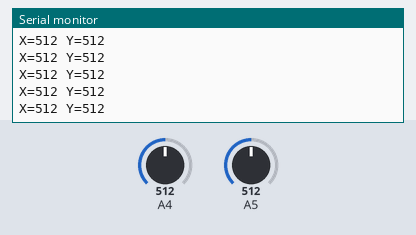
Simulated run of this sketch. Board: Arduino Uno, built with avr-gcc and run on an emulated ATmega328P. Parts: the last lines printed to the serial monitor. The inputs (shaded band) are chosen by the test bench; at power-on: A4 = 512, A5 = 512.

Above: at 1.2 s.
1.3 s: A4 set to 716
At 1.33 s:
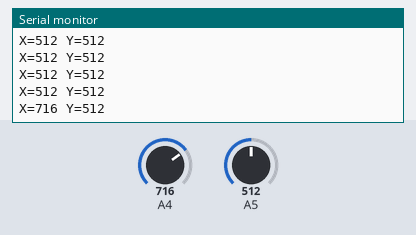
2.8 s: A5 set to 716
At 2.8 s:
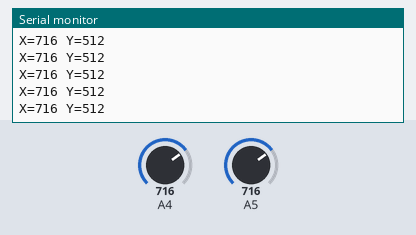
4.3 s: A4 set to 900
At 4.32 s:
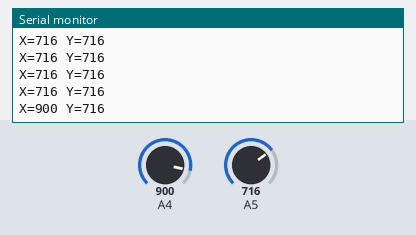
5.8 s: A5 set to 900
At 5.84 s:
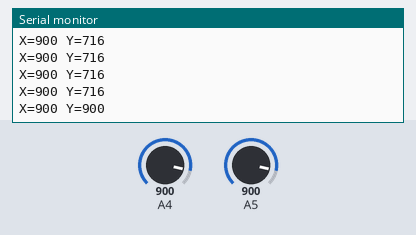
Timing chart, 0 to 8.3 s (numbered marks = the images above; inputs shaded):
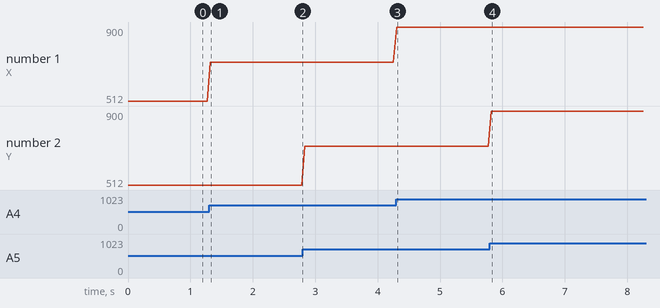

Measured:
- after the input at 1.3 s, the serial monitor: prints a new line at once (image 1)
- after the input at 4.3 s, the serial monitor: prints a new line at once (image 3)
- after the input at 5.8 s, the serial monitor: prints a new line at once (image 4)
- plotted number 1: 512 → 716 after the input at 1.3 s, 716 → 900 after the input at 4.3 s

The sketch:

Pixelboard.ino
```cpp
#include "Joystick.h"

Joystick stick(32, 34, 35); // SW, VRx, VRy (ADC1, WiFi-tauglich)

void setup() {
  Serial.begin(115200);
  Serial.println("Joystick-Test gestartet");
}

void loop() {
  stick.entprellen();

  if (stick.wurdeGedrueckt()) {
    Serial.println("Taster kurz gedrueckt");
  }

  if (stick.wurdeLangeGedrueckt()) {
    Serial.println("Taster lang gedrueckt");
  }

  Serial.print("X=");
  Serial.print(stick.leseX());
  Serial.print(" Y=");
  Serial.println(stick.leseY());

  delay(50);
}
```

Joystick.cpp
```cpp
#include "Joystick.h"

// Konstruktor für Taster
Taster::Taster(int tasterPin, unsigned long entprell) {
  pin = tasterPin;
  entprellZeit = entprell;
  letzterZustand = LOW;
  letzteZeit = 0;
  entprellterZustand = false;
  gedruecktMeldung = false;
  langeGedruecktMeldung = false;
  pinMode(pin, INPUT_PULLUP); // Pin als Input mit Pull-up setzen
}

// Entprellen des Tasters
void Taster::entprellen() {
  entprellterZustand = !digitalRead(pin); // Invertieren, da Pull-up verwendet wird

  // Prüfen, ob sich der Zustand geändert hat und ob die Entprellzeit überschritten ist
  if (entprellterZustand != letzterZustand && (millis() - letzteZeit) > entprellZeit) {
    letzteZeit = millis(); // letzte entprellte Zeit speichern

    // Wenn der Taster gedrückt wurde (Zustand HIGH)
    if (entprellterZustand == HIGH) {
      startZeit = millis(); // Startzeit des Drückens speichern
      gedruecktMeldung = false; // Rücksetzen für "wurdeGedrueckt"
      langeGedruecktMeldung = false; // Rücksetzen für "wurdeLangeGedrueckt"
    } else {
      // Wenn der Taster losgelassen wurde
      unsigned long gedruecktZeit = millis() - startZeit;

      if (gedruecktZeit >= 3000) {
        Serial.println("Taster lange gedrückt");
      } else {
        Serial.println("Taster kurz gedrückt");
      }
    }
  }
  letzterZustand = entprellterZustand;
}

// Prüfen, ob der Taster kurz gedrückt wurde
bool Taster::wurdeGedrueckt() {
  if (!entprellterZustand && !gedruecktMeldung) {
    unsigned long gedruecktZeit = millis() - startZeit;
    if (gedruecktZeit < 1000) {
      gedruecktMeldung = true; // Sicherstellen, dass diese Methode erst nach dem Loslassen TRUE liefert
      return true;
    }
  }
  return false;
}

// Prüfen, ob der Taster lange gedrückt wurde
bool Taster::wurdeLangeGedrueckt() {
  if (!entprellterZustand && !langeGedruecktMeldung) {
    unsigned long gedruecktZeit = millis() - startZeit;
    if (gedruecktZeit >= 1000) {
      langeGedruecktMeldung = true; // Sicherstellen, dass diese Methode erst nach dem Loslassen TRUE liefert
      return true;
    }
  }
  return false;
}

// Gibt den aktuellen Zustand des Tasters zurück
bool Taster::istGedrueckt() {
  return entprellterZustand;
}

// Konstruktor für Joystick
Joystick::Joystick(int tasterPin, int xPin, int yPin, unsigned long entprell)
  : Taster(tasterPin, entprell), xPin(xPin), yPin(yPin) {}

// Methode, um den aktuellen X-Wert zu lesen
int Joystick::leseX() {
  return analogRead(xPin);  // Liest den analogen Wert des X-Pins
}

// Methode, um den aktuellen Y-Wert zu lesen
int Joystick::leseY() {
  return analogRead(yPin);  // Liest den analogen Wert des Y-Pins
}
```

Joystick.h
```cpp
#ifndef JOYSTICK_H
#define JOYSTICK_H

#include "Arduino.h"

class Taster {
  private:
    int pin;
    unsigned long entprellZeit;
    bool letzterZustand;
    unsigned long startZeit;
    unsigned long letzteZeit;
    bool entprellterZustand;
    bool gedruecktMeldung;
    bool langeGedruecktMeldung;

  public:
    Taster(int tasterPin, unsigned long entprell = 50);
    void entprellen();
    bool wurdeGedrueckt();
    bool wurdeLangeGedrueckt();
    bool istGedrueckt();
};

class Joystick : public Taster {
  private:
    int xPin;  // Pin für den X-Wert
    int yPin;  // Pin für den Y-Wert

  public:
    Joystick(int tasterPin, int xPin, int yPin, unsigned long entprell = 50);
    int leseX();
    int leseY();
};

#endif
```
